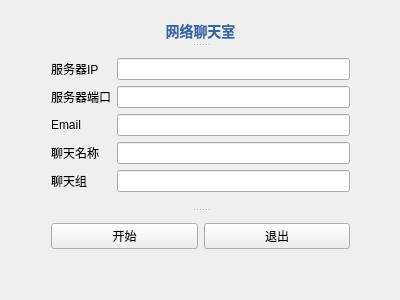
<?xml version="1.0" encoding="UTF-8"?>
<ui version="4.0">
 <class>MainWindow</class>
 <widget class="QMainWindow" name="MainWindow">
  <property name="geometry">
   <rect>
    <x>0</x>
    <y>0</y>
    <width>400</width>
    <height>300</height>
   </rect>
  </property>
  <property name="sizePolicy">
   <sizepolicy hsizetype="Preferred" vsizetype="Preferred">
    <horstretch>0</horstretch>
    <verstretch>0</verstretch>
   </sizepolicy>
  </property>
  <property name="windowTitle">
   <string>网络聊天室</string>
  </property>
  <property name="autoFillBackground">
   <bool>false</bool>
  </property>
  <property name="dockOptions">
   <set>QMainWindow::AllowTabbedDocks|QMainWindow::AnimatedDocks</set>
  </property>
  <widget class="QWidget" name="centralWidget">
   <widget class="QSplitter" name="splitter">
    <property name="geometry">
     <rect>
      <x>40</x>
      <y>20</y>
      <width>321</width>
      <height>241</height>
     </rect>
    </property>
    <property name="orientation">
     <enum>Qt::Vertical</enum>
    </property>
    <widget class="QLabel" name="label">
     <property name="text">
      <string>&lt;html&gt;&lt;head/&gt;&lt;body&gt;&lt;h3 style=&quot; margin-top:14px; margin-bottom:12px; margin-left:0px; margin-right:0px; -qt-block-indent:0; text-indent:0px;&quot;&gt;&lt;span style=&quot; font-size:large; font-weight:600; color:#3465a4;&quot;&gt;网络聊天室&lt;/span&gt;&lt;/h3&gt;&lt;/body&gt;&lt;/html&gt;</string>
     </property>
     <property name="textFormat">
      <enum>Qt::RichText</enum>
     </property>
     <property name="alignment">
      <set>Qt::AlignCenter</set>
     </property>
    </widget>
    <widget class="QWidget" name="layoutWidget">
     <layout class="QGridLayout" name="gridLayout">
      <item row="5" column="1">
       <widget class="QLineEdit" name="groupText"/>
      </item>
      <item row="1" column="1">
       <widget class="QLineEdit" name="portText"/>
      </item>
      <item row="0" column="1">
       <widget class="QLineEdit" name="ipText"/>
      </item>
      <item row="5" column="0">
       <widget class="QLabel" name="groupLabel">
        <property name="text">
         <string>聊天组</string>
        </property>
       </widget>
      </item>
      <item row="2" column="1">
       <widget class="QLineEdit" name="emailText"/>
      </item>
      <item row="0" column="0">
       <widget class="QLabel" name="ipLabel">
        <property name="text">
         <string>服务器IP</string>
        </property>
       </widget>
      </item>
      <item row="1" column="0">
       <widget class="QLabel" name="portLabel">
        <property name="text">
         <string>服务器端口</string>
        </property>
       </widget>
      </item>
      <item row="2" column="0">
       <widget class="QLabel" name="emailLabel">
        <property name="text">
         <string>Email</string>
        </property>
       </widget>
      </item>
      <item row="3" column="1">
       <widget class="QLineEdit" name="nameText"/>
      </item>
      <item row="3" column="0">
       <widget class="QLabel" name="nameLabel">
        <property name="text">
         <string>聊天名称</string>
        </property>
       </widget>
      </item>
     </layout>
    </widget>
    <widget class="QWidget" name="layoutWidget">
     <layout class="QHBoxLayout" name="horizontalLayout">
      <item>
       <widget class="QPushButton" name="startButton">
        <property name="text">
         <string>开始</string>
        </property>
       </widget>
      </item>
      <item>
       <widget class="QPushButton" name="quitButton">
        <property name="text">
         <string>退出</string>
        </property>
       </widget>
      </item>
     </layout>
    </widget>
   </widget>
  </widget>
 </widget>
 <layoutdefault spacing="6" margin="11"/>
 <tabstops>
  <tabstop>ipText</tabstop>
  <tabstop>portText</tabstop>
  <tabstop>emailText</tabstop>
  <tabstop>nameText</tabstop>
  <tabstop>groupText</tabstop>
  <tabstop>startButton</tabstop>
  <tabstop>quitButton</tabstop>
 </tabstops>
 <resources/>
 <connections>
  <connection>
   <sender>quitButton</sender>
   <signal>clicked()</signal>
   <receiver>MainWindow</receiver>
   <slot>close()</slot>
   <hints>
    <hint type="sourcelabel">
     <x>281</x>
     <y>250</y>
    </hint>
    <hint type="destinationlabel">
     <x>199</x>
     <y>149</y>
    </hint>
   </hints>
  </connection>
 </connections>
</ui>
